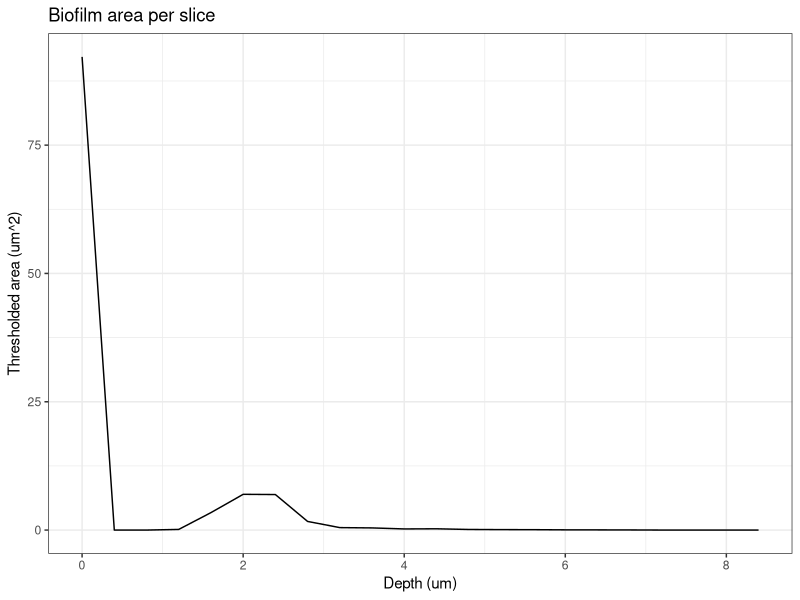

Write R code to recreate this figure.

library(tidyverse)

m  <- read.csv("results/trackB_measurements.csv")
dz <- 0.4    # slice spacing in micrometres, from the dataset's metadata.mat

m$depth_um <- (seq_len(nrow(m)) - 1) * dz
biovolume_um3 <- sum(m$Area) * dz
biovolume_um3   # should be about 45

p <- ggplot(m, aes(depth_um, Area)) + geom_line() +
  labs(x = "Depth (um)", y = "Thresholded area (um^2)",
       title = "Biofilm area per slice") +
  theme_bw()

ggsave("figures/trackB_area_vs_depth.png", p, width = 6, height = 4, dpi = 300)
